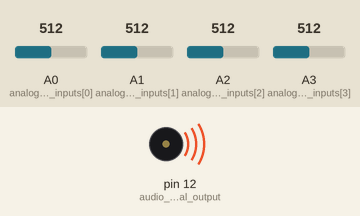
The sketch below on a simulated Arduino Uno, built with avr-gcc and run on an emulated ATmega328P. Parts: buzzer (waves = sounding). The inputs (shaded band) are chosen by the test bench; at power-on: A0 (analog_note_inputs[0]) = 512, A1 (analog_note_inputs[1]) = 512, A2 (analog_note_inputs[2]) = 512, A3 (analog_note_inputs[3]) = 512. What the sketch prints to the serial monitor is not drawn.

Above: at 0.1 s.
Timing chart, 0 to 1.6 s (numbered marks = the images above):
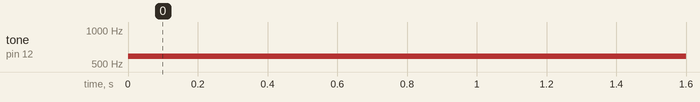

The sketch:

sequencer.ino
```cpp
int mode = 1;

int step_time = 0.5;
int step_gate = 0.5;
int loop_length = 4;
int current_step = 0;
int looping = 0;
int current_step_pitch = 0;

int recording[16];
int scale_a_minor[12] = {440,466,494,523,554,587,622,659,698,740,784,840};

int analog_note_inputs[4] = {A0,A1,A2,A3};
int audio_signal_output = 12;

volatile int wait=1000;

void setup() {
  Serial.begin(115200);
}


void loop() {
  // IDLE
  if(mode == 0){
    Serial.println("Mode: IDLE");

  }
  //
  if(mode == 1){
    Serial.println("Mode: LIVE SEQUENCE");
    looping = 1;
    current_step = 0;

    while(looping){
      Serial.print("Step: ");
      Serial.print(current_step);
      Serial.print("\n");

//      current_step_pitch = map(analogRead(analog_note_inputs[current_step]), 0, 1023, 0, 11);
      current_step_pitch = map(analogRead(analog_note_inputs[current_step]), 0, 1023, 0, 11);
      Serial.print("Pitch: ");
      Serial.print(current_step_pitch);
      Serial.print("\n");

      tone(audio_signal_output, scale_a_minor[current_step_pitch], 100);
      wait = int(1000.0 * step_time);
      Serial.print(wait);
      delay(wait);
      Serial.print("\n");


      current_step++;
      if(current_step>=loop_length){
        current_step=0;
      }
    }
  }
  else{
  mode = 1;
  }

}
```

Measured:
- by itself, tone on pin 12 (audio_signal_output): silent → 587 Hz at 0.00 s
